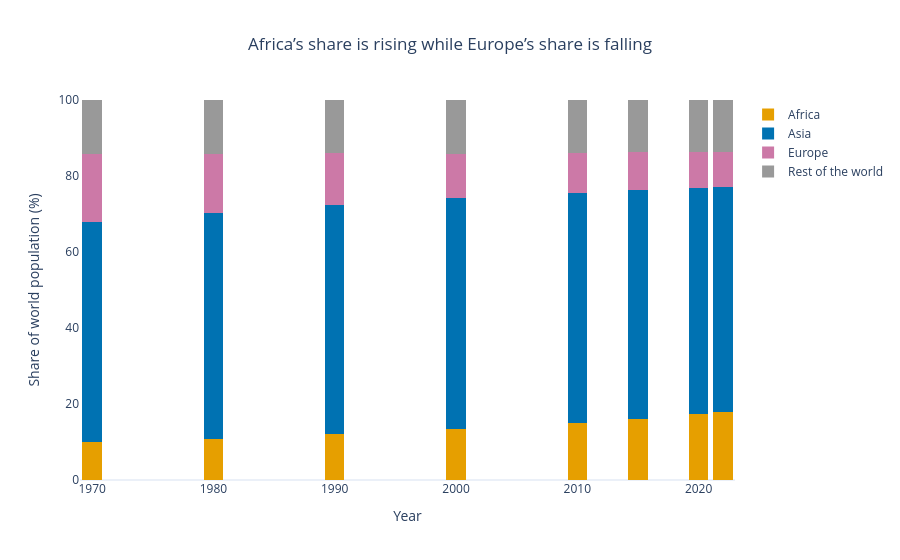

This figure's notebook cell:
### Markdown cell above
**Chart choice & justification:** *Which chart did you choose, and why? Justify design choices.

*I chose a 100% stacked bar chart because it makes it easy to compare the population shares of different continents over time. I used different colours to make each group easy to identify.*

*The chart shows that Africa's share of the world population is increasing, while Europe's share is decreasing. Asia still has the largest share of the world's population. This shows that Africa is becoming a bigger part of the world's population over time.*

### Code cell
# Q7: Whose share of the world is rising?

# Calculate the population of each continent for every year
shares = df_long.groupby(
    ['Continent', 'Year']
)['Population'].sum().reset_index()

# Group the other continents together
shares['Group'] = shares['Continent'].replace({
    'North America': 'Rest of the world',
    'South America': 'Rest of the world',
    'Oceania': 'Rest of the world'
})

# Add together the population of the grouped continents
shares = shares.groupby(
    ['Group', 'Year']
)['Population'].sum().reset_index()

# Calculate each group's percentage of world population
world_total = shares.groupby('Year')['Population'].transform('sum')
shares['Share (%)'] = shares['Population'] / world_total * 100

# Choose colours for each group
colors = {
    'Africa': '#E69F00',
    'Asia': '#0072B2',
    'Europe': '#CC79A7',
    'Rest of the world': '#999999'
}

# Create a 100% stacked bar chart
fig = px.bar(
    shares,
    x='Year',
    y='Share (%)',
    color='Group',
    barmode='stack',
    color_discrete_map=colors,
    title='Africa’s share is rising while Europe’s share is falling',
    labels={
        'Year': 'Year',
        'Share (%)': 'Share of world population (%)',
        'Group': 'Continent'
    }
)

# Improve the chart appearance
fig.update_layout(
    template='plotly_white',
    title_x=0.5,
    yaxis_range=[0, 100],
    xaxis_showgrid=False,
    yaxis_showgrid=False,
    legend_title_text=''
)

fig.update_traces(
    marker_line_width=0
)

fig.show()

### Figure 1 — Plotly figure (JSON) as saved in the notebook; plotly's stock layout.template omitted (floating-point values rounded to 4 significant figures)
{"data": [{"hovertemplate": "Continent=Africa<br>Year=%{x}<br>Share of world population (%)=%{y}<extra></extra>", "legendgroup": "Africa", "marker": {"color": "#E69F00", "line": {"width": 0}, "pattern": {"shape": ""}}, "name": "Africa", "orientation": "v", "showlegend": true, "textposition": "auto", "type": "bar", "x": [1970, 1980, 1990, 2000, 2010, 2015, 2020, 2022], "xaxis": "x", "y": [9.893, 10.84, 12.01, 13.32, 15.11, 16.18, 17.36, 17.89], "yaxis": "y"}, {"hovertemplate": "Continent=Asia<br>Year=%{x}<br>Share of world population (%)=%{y}<extra></extra>", "legendgroup": "Asia", "marker": {"color": "#0072B2", "line": {"width": 0}, "pattern": {"shape": ""}}, "name": "Asia", "orientation": "v", "showlegend": true, "textposition": "auto", "type": "bar", "x": [1970, 1980, 1990, 2000, 2010, 2015, 2020, 2022], "xaxis": "x", "y": [58.06, 59.32, 60.41, 60.76, 60.43, 60.05, 59.48, 59.21], "yaxis": "y"}, {"hovertemplate": "Continent=Europe<br>Year=%{x}<br>Share of world population (%)=%{y}<extra></extra>", "legendgroup": "Europe", "marker": {"color": "#CC79A7", "line": {"width": 0}, "pattern": {"shape": ""}}, "name": "Europe", "orientation": "v", "showlegend": true, "textposition": "auto", "type": "bar", "x": [1970, 1980, 1990, 2000, 2010, 2015, 2020, 2022], "xaxis": "x", "y": [17.76, 15.59, 13.55, 11.81, 10.53, 9.987, 9.514, 9.32], "yaxis": "y"}, {"hovertemplate": "Continent=Rest of the world<br>Year=%{x}<br>Share of world population (%)=%{y}<extra></extra>", "legendgroup": "Rest of the world", "marker": {"color": "#999999", "line": {"width": 0}, "pattern": {"shape": ""}}, "name": "Rest of the world", "orientation": "v", "showlegend": true, "textposition": "auto", "type": "bar", "x": [1970, 1980, 1990, 2000, 2010, 2015, 2020, 2022], "xaxis": "x", "y": [14.29, 14.25, 14.02, 14.1, 13.93, 13.79, 13.65, 13.57], "yaxis": "y"}], "layout": {"barmode": "stack", "legend": {"title": {"text": ""}, "tracegroupgap": 0}, "title": {"text": "Africa’s share is rising while Europe’s share is falling", "x": 0.5}, "xaxis": {"anchor": "y", "domain": [0, 1], "showgrid": false, "title": {"text": "Year"}}, "yaxis": {"anchor": "x", "domain": [0, 1], "range": [0, 100], "showgrid": false, "title": {"text": "Share of world population (%)"}}}}
